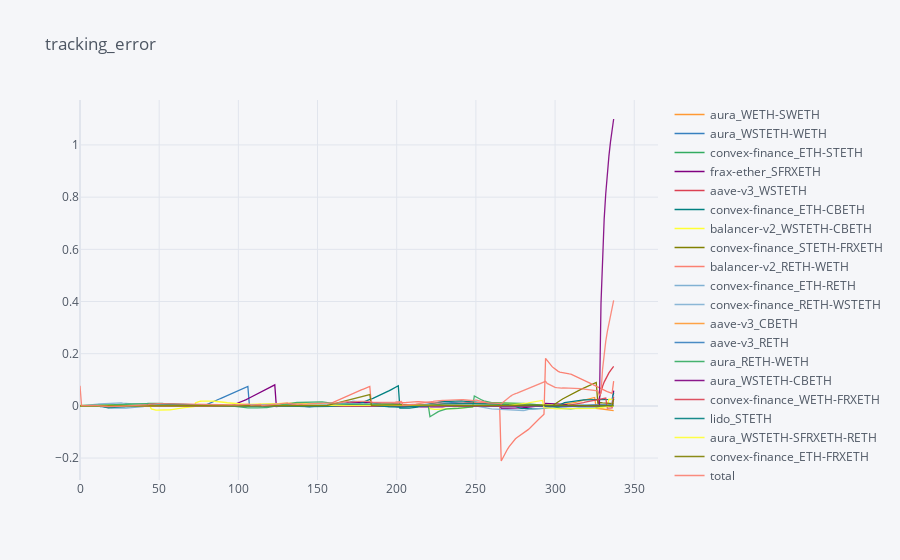

Here is the notebook cell this chart was saved with:
### Code cell
tracking_error = (backtest['pred_apy'].rolling(28).mean().shift(-28)-backtest['apy'])
tracking_error = tracking_error.rename(columns={col: strategies[vault][vault][int(col)] if col != 'total' else col for col in backtest['weights'].columns})
tracking_error.iplot(title='tracking_error')

### Figure 1 — Plotly figure (JSON) as saved in the notebook; plotly's stock layout.template omitted (floating-point values rounded to 4 significant figures; data arrays with more than 128 entries replaced by an {"elided": "..."} marker saying what was removed)
{"data": [{"line": {"color": "rgba(255, 153, 51, 1.0)", "dash": "solid", "shape": "linear", "width": 1.3}, "mode": "lines", "name": "aura_WETH-SWETH", "text": "", "type": "scatter", "x": {"elided": "366 int values"}, "y": {"elided": "366 mixed values"}}, {"line": {"color": "rgba(55, 128, 191, 1.0)", "dash": "solid", "shape": "linear", "width": 1.3}, "mode": "lines", "name": "aura_WSTETH-WETH", "text": "", "type": "scatter", "x": {"elided": "366 int values"}, "y": {"elided": "366 mixed values"}}, {"line": {"color": "rgba(50, 171, 96, 1.0)", "dash": "solid", "shape": "linear", "width": 1.3}, "mode": "lines", "name": "convex-finance_ETH-STETH", "text": "", "type": "scatter", "x": {"elided": "366 int values"}, "y": {"elided": "366 mixed values"}}, {"line": {"color": "rgba(128, 0, 128, 1.0)", "dash": "solid", "shape": "linear", "width": 1.3}, "mode": "lines", "name": "frax-ether_SFRXETH", "text": "", "type": "scatter", "x": {"elided": "366 int values"}, "y": {"elided": "366 mixed values"}}, {"line": {"color": "rgba(219, 64, 82, 1.0)", "dash": "solid", "shape": "linear", "width": 1.3}, "mode": "lines", "name": "aave-v3_WSTETH", "text": "", "type": "scatter", "x": {"elided": "366 int values"}, "y": {"elided": "366 mixed values"}}, {"line": {"color": "rgba(0, 128, 128, 1.0)", "dash": "solid", "shape": "linear", "width": 1.3}, "mode": "lines", "name": "convex-finance_ETH-CBETH", "text": "", "type": "scatter", "x": {"elided": "366 int values"}, "y": {"elided": "366 mixed values"}}, {"line": {"color": "rgba(255, 255, 51, 1.0)", "dash": "solid", "shape": "linear", "width": 1.3}, "mode": "lines", "name": "balancer-v2_WSTETH-CBETH", "text": "", "type": "scatter", "x": {"elided": "366 int values"}, "y": {"elided": "366 mixed values"}}, {"line": {"color": "rgba(128, 128, 0, 1.0)", "dash": "solid", "shape": "linear", "width": 1.3}, "mode": "lines", "name": "convex-finance_STETH-FRXETH", "text": "", "type": "scatter", "x": {"elided": "366 int values"}, "y": {"elided": "366 mixed values"}}, {"line": {"color": "rgba(251, 128, 114, 1.0)", "dash": "solid", "shape": "linear", "width": 1.3}, "mode": "lines", "name": "balancer-v2_RETH-WETH", "text": "", "type": "scatter", "x": {"elided": "366 int values"}, "y": {"elided": "366 mixed values"}}, {"line": {"color": "rgba(128, 177, 211, 1.0)", "dash": "solid", "shape": "linear", "width": 1.3}, "mode": "lines", "name": "convex-finance_ETH-RETH", "text": "", "type": "scatter", "x": {"elided": "366 int values"}, "y": {"elided": "366 mixed values"}}, {"line": {"color": "rgba(128, 177, 211, 0.8999999999999999)", "dash": "solid", "shape": "linear", "width": 1.3}, "mode": "lines", "name": "convex-finance_RETH-WSTETH", "text": "", "type": "scatter", "x": {"elided": "366 int values"}, "y": {"elided": "366 mixed values"}}, {"line": {"color": "rgba(255, 153, 51, 0.8999999999999999)", "dash": "solid", "shape": "linear", "width": 1.3}, "mode": "lines", "name": "aave-v3_CBETH", "text": "", "type": "scatter", "x": {"elided": "366 int values"}, "y": {"elided": "366 mixed values"}}, {"line": {"color": "rgba(55, 128, 191, 0.8999999999999999)", "dash": "solid", "shape": "linear", "width": 1.3}, "mode": "lines", "name": "aave-v3_RETH", "text": "", "type": "scatter", "x": {"elided": "366 int values"}, "y": {"elided": "366 mixed values"}}, {"line": {"color": "rgba(50, 171, 96, 0.8999999999999999)", "dash": "solid", "shape": "linear", "width": 1.3}, "mode": "lines", "name": "aura_RETH-WETH", "text": "", "type": "scatter", "x": {"elided": "366 int values"}, "y": {"elided": "366 mixed values"}}, {"line": {"color": "rgba(128, 0, 128, 0.8999999999999999)", "dash": "solid", "shape": "linear", "width": 1.3}, "mode": "lines", "name": "aura_WSTETH-CBETH", "text": "", "type": "scatter", "x": {"elided": "366 int values"}, "y": {"elided": "366 mixed values"}}, {"line": {"color": "rgba(219, 64, 82, 0.8999999999999999)", "dash": "solid", "shape": "linear", "width": 1.3}, "mode": "lines", "name": "convex-finance_WETH-FRXETH", "text": "", "type": "scatter", "x": {"elided": "366 int values"}, "y": {"elided": "366 mixed values"}}, {"line": {"color": "rgba(0, 128, 128, 0.8999999999999999)", "dash": "solid", "shape": "linear", "width": 1.3}, "mode": "lines", "name": "lido_STETH", "text": "", "type": "scatter", "x": {"elided": "366 int values"}, "y": {"elided": "366 mixed values"}}, {"line": {"color": "rgba(255, 255, 51, 0.8999999999999999)", "dash": "solid", "shape": "linear", "width": 1.3}, "mode": "lines", "name": "aura_WSTETH-SFRXETH-RETH", "text": "", "type": "scatter", "x": {"elided": "366 int values"}, "y": {"elided": "366 mixed values"}}, {"line": {"color": "rgba(128, 128, 0, 0.8999999999999999)", "dash": "solid", "shape": "linear", "width": 1.3}, "mode": "lines", "name": "convex-finance_ETH-FRXETH", "text": "", "type": "scatter", "x": {"elided": "366 int values"}, "y": {"elided": "366 mixed values"}}, {"line": {"color": "rgba(251, 128, 114, 0.8999999999999999)", "dash": "solid", "shape": "linear", "width": 1.3}, "mode": "lines", "name": "total", "text": "", "type": "scatter", "x": {"elided": "366 int values"}, "y": {"elided": "366 mixed values"}}], "layout": {"legend": {"bgcolor": "#F5F6F9", "font": {"color": "#4D5663"}}, "paper_bgcolor": "#F5F6F9", "plot_bgcolor": "#F5F6F9", "title": {"font": {"color": "#4D5663"}, "text": "tracking_error"}, "xaxis": {"gridcolor": "#E1E5ED", "showgrid": true, "tickfont": {"color": "#4D5663"}, "title": {"font": {"color": "#4D5663"}, "text": ""}, "zerolinecolor": "#E1E5ED"}, "yaxis": {"gridcolor": "#E1E5ED", "showgrid": true, "tickfont": {"color": "#4D5663"}, "title": {"font": {"color": "#4D5663"}, "text": ""}, "zerolinecolor": "#E1E5ED"}}}
